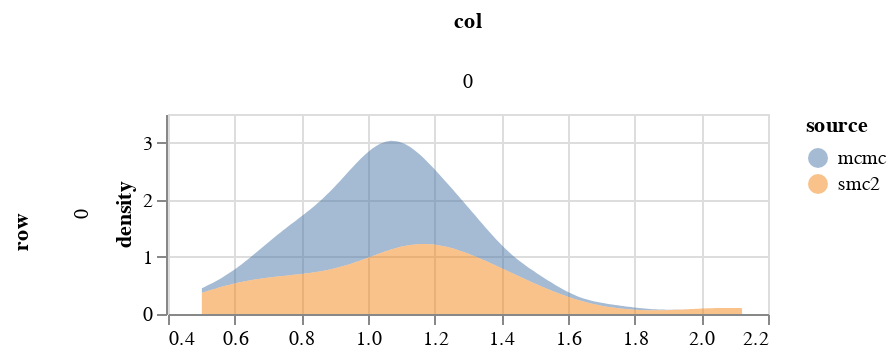

This figure's notebook cell:
### Markdown cell above
## Plot MCMC samples

### Code cell
param = 'beta'
df = get_post_df(ps_mcmc[param]) 
df = df[df.row==0]
df['source'] = 'mcmc'


df3 = get_post_df(ps_smc2[param]) 
df3 = df3[df3.row==0]
df3['source'] = 'smc2'

plot_density(pd.concat([df, df3]), height=100)

### Figure 1 — Vega-Lite specification as saved in the notebook (floating-point values rounded to 4 significant figures; data arrays with more than 128 entries replaced by an {"elided": "..."} marker saying what was removed)
{"config": {"view": {"continuousWidth": 400, "continuousHeight": 300}}, "data": {"name": "data-e0d33aeb7f5532fbe87e25b81ea89b56"}, "mark": {"type": "area", "opacity": 0.5}, "encoding": {"color": {"type": "nominal", "field": "source"}, "column": {"type": "quantitative", "field": "col"}, "row": {"type": "quantitative", "field": "row"}, "x": {"type": "quantitative", "field": "value", "title": null}, "y": {"type": "quantitative", "field": "density"}}, "height": 100, "resolve": {"scale": {"x": "independent"}}, "transform": [{"fold": ["value"]}, {"density": "value", "groupby": ["cn", "row", "col", "source"]}], "width": 300, "$schema": "https://vega.github.io/schema/vega-lite/v4.8.1.json", "datasets": {"data-e0d33aeb7f5532fbe87e25b81ea89b56": {"elided": "150 records"}}}
